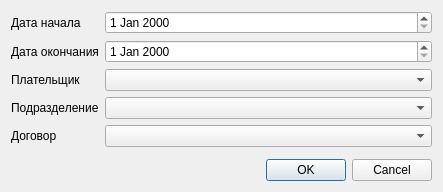
<?xml version="1.0" encoding="UTF-8"?>
<ui version="4.0">
 <class>ReportOrgByServiceSetupDialog</class>
 <widget class="QDialog" name="ReportOrgByServiceSetupDialog">
  <property name="geometry">
   <rect>
    <x>0</x>
    <y>0</y>
    <width>400</width>
    <height>184</height>
   </rect>
  </property>
  <property name="windowTitle">
   <string>Dialog</string>
  </property>
  <layout class="QFormLayout" name="formLayout">
   <item row="0" column="0">
    <widget class="QLabel" name="label">
     <property name="text">
      <string>Дата начала</string>
     </property>
    </widget>
   </item>
   <item row="0" column="1">
    <widget class="CDateEdit" name="edtBegDate">
     <property name="sizePolicy">
      <sizepolicy hsizetype="Expanding" vsizetype="Fixed">
       <horstretch>0</horstretch>
       <verstretch>0</verstretch>
      </sizepolicy>
     </property>
    </widget>
   </item>
   <item row="1" column="0">
    <widget class="QLabel" name="label_2">
     <property name="text">
      <string>Дата окончания</string>
     </property>
    </widget>
   </item>
   <item row="1" column="1">
    <widget class="CDateEdit" name="edtEndDate">
     <property name="sizePolicy">
      <sizepolicy hsizetype="Expanding" vsizetype="Fixed">
       <horstretch>0</horstretch>
       <verstretch>0</verstretch>
      </sizepolicy>
     </property>
    </widget>
   </item>
   <item row="2" column="0">
    <widget class="QLabel" name="label_3">
     <property name="text">
      <string>Плательщик</string>
     </property>
    </widget>
   </item>
   <item row="2" column="1">
    <widget class="COrgComboBox" name="cmbOrganisation">
     <property name="sizePolicy">
      <sizepolicy hsizetype="Expanding" vsizetype="Fixed">
       <horstretch>0</horstretch>
       <verstretch>0</verstretch>
      </sizepolicy>
     </property>
    </widget>
   </item>
   <item row="3" column="0">
    <widget class="QLabel" name="label_4">
     <property name="text">
      <string>Подразделение</string>
     </property>
    </widget>
   </item>
   <item row="3" column="1">
    <widget class="COrgStructureComboBox" name="cmbOrgStruct">
     <property name="sizePolicy">
      <sizepolicy hsizetype="Expanding" vsizetype="Fixed">
       <horstretch>0</horstretch>
       <verstretch>0</verstretch>
      </sizepolicy>
     </property>
    </widget>
   </item>
   <item row="4" column="0">
    <widget class="QLabel" name="label_5">
     <property name="text">
      <string>Договор</string>
     </property>
    </widget>
   </item>
   <item row="4" column="1">
    <widget class="CContractComboBox" name="cmbContract">
     <property name="sizePolicy">
      <sizepolicy hsizetype="Expanding" vsizetype="Fixed">
       <horstretch>0</horstretch>
       <verstretch>0</verstretch>
      </sizepolicy>
     </property>
    </widget>
   </item>
   <item row="6" column="1">
    <spacer name="verticalSpacer">
     <property name="orientation">
      <enum>Qt::Vertical</enum>
     </property>
     <property name="sizeHint" stdset="0">
      <size>
       <width>327</width>
       <height>0</height>
      </size>
     </property>
    </spacer>
   </item>
   <item row="7" column="0" colspan="2">
    <widget class="QDialogButtonBox" name="buttonBox">
     <property name="orientation">
      <enum>Qt::Horizontal</enum>
     </property>
     <property name="standardButtons">
      <set>QDialogButtonBox::Cancel|QDialogButtonBox::Ok</set>
     </property>
    </widget>
   </item>
  </layout>
 </widget>
 <customwidgets>
  <customwidget>
   <class>CDateEdit</class>
   <extends>QDateEdit</extends>
   <header>library/DateEdit</header>
  </customwidget>
  <customwidget>
   <class>CContractComboBox</class>
   <extends>QComboBox</extends>
   <header>Accounting/ContractComboBox</header>
  </customwidget>
  <customwidget>
   <class>COrgComboBox</class>
   <extends>QComboBox</extends>
   <header>Orgs/OrgComboBox</header>
  </customwidget>
  <customwidget>
   <class>COrgStructureComboBox</class>
   <extends>QComboBox</extends>
   <header>Orgs/OrgStructComboBoxes</header>
  </customwidget>
 </customwidgets>
 <resources/>
 <connections>
  <connection>
   <sender>buttonBox</sender>
   <signal>rejected()</signal>
   <receiver>ReportOrgByServiceSetupDialog</receiver>
   <slot>reject()</slot>
   <hints>
    <hint type="sourcelabel">
     <x>316</x>
     <y>260</y>
    </hint>
    <hint type="destinationlabel">
     <x>286</x>
     <y>274</y>
    </hint>
   </hints>
  </connection>
 </connections>
</ui>
